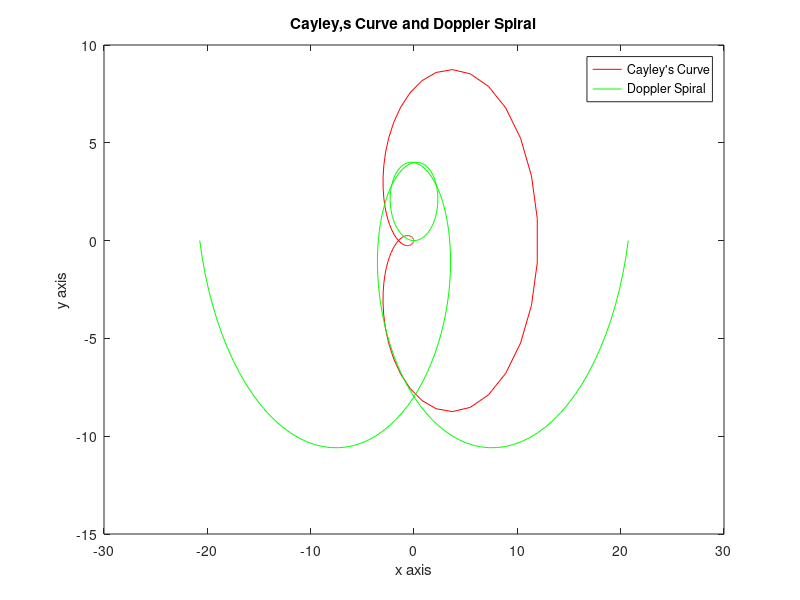

MATLAB code for this plot:
% Caner Topuz
% 090200358
% Lab-3 Question 2

clear;
clc;

a = 3;
b = 2.2;
k = 0.5;

t = linspace(-2*pi,2*pi,200);

x = 4*a*((1-3*t.^2) ./ ((1+t.^2).^3));
y = 4*a*((t.*(3 - t.^2)) ./ (1 + t.^2).^3);

x1 = b*(t.*cos(t) + k*t);
y1 = b*t.*sin(t);

plot(x,y,'r');
hold on;
plot(x1,y1,'g');
legend("Cayley's Curve",'Doppler Spiral');
title('Cayley,s Curve and Doppler Spiral');
xlabel('x axis');
ylabel('y axis');
